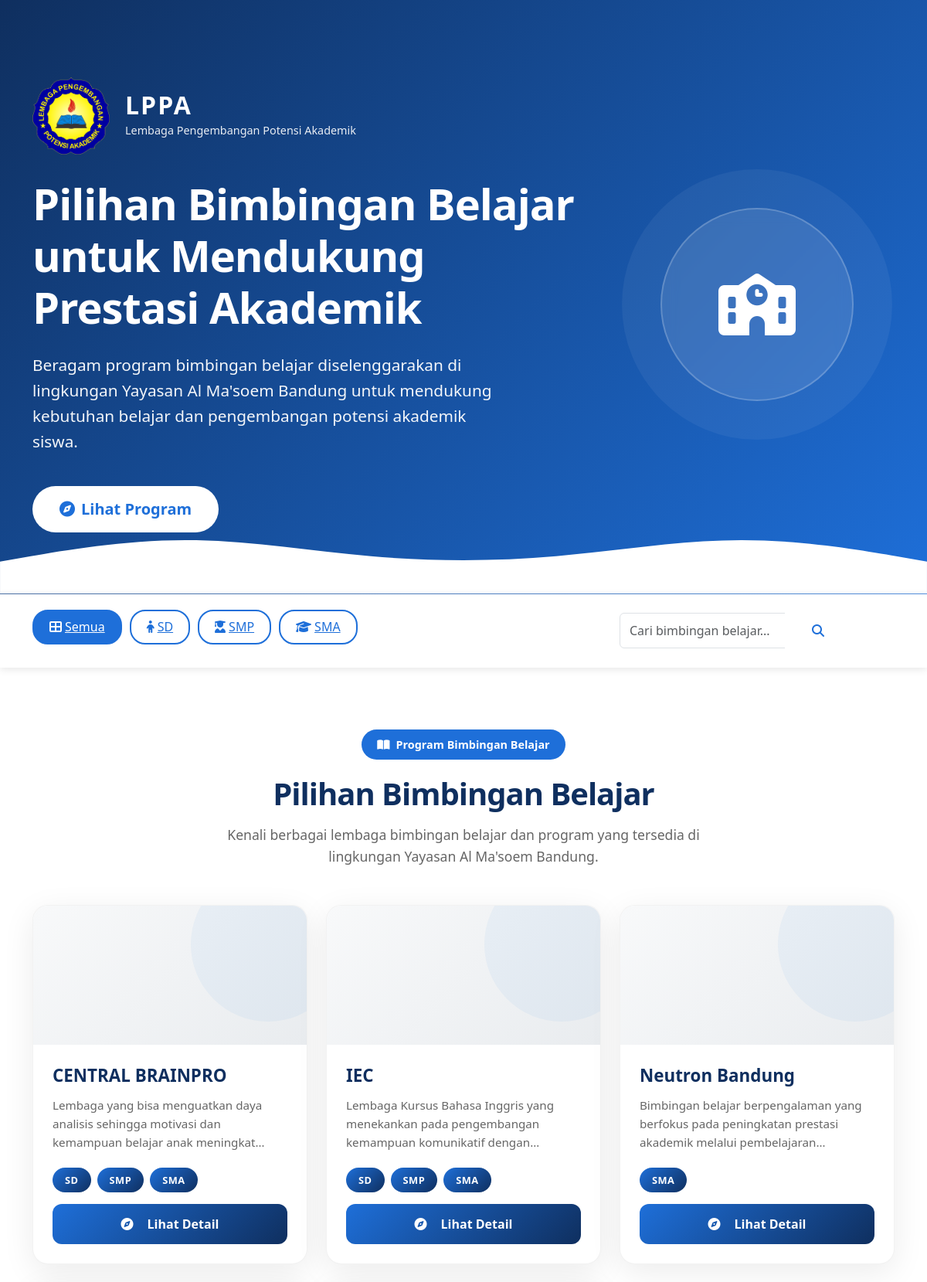
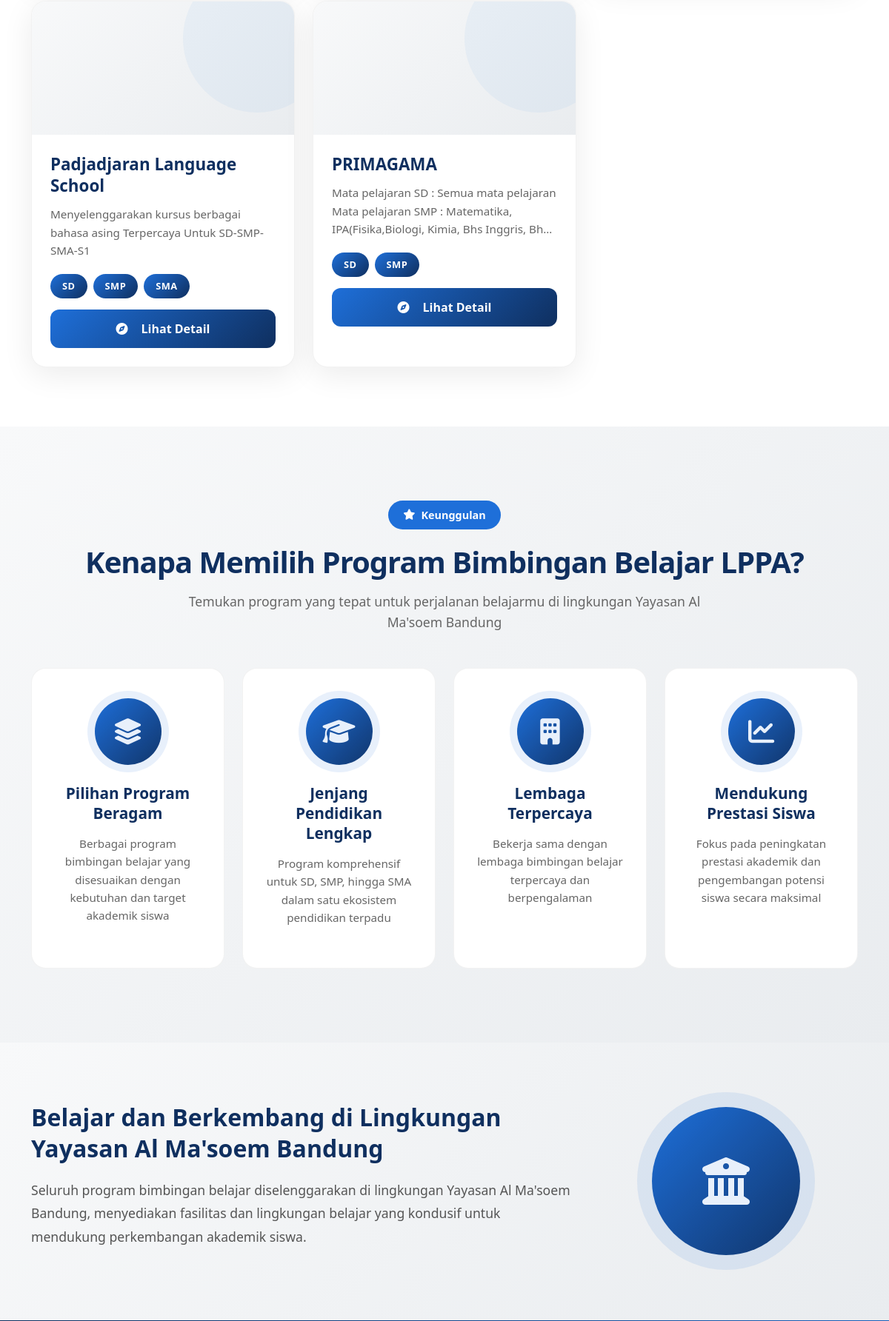
The app's page /bimbingan-belajar.php (upper part) with its own data (2 pictures, top to bottom).
### tables this page shows
CREATE TABLE `partners` (
  `id` int(11) NOT NULL,
  `user_id` int(11) DEFAULT NULL,
  `nama_mitra` varchar(150) NOT NULL,
  `penanggung_jawab` varchar(120) DEFAULT NULL,
  `telepon` varchar(30) DEFAULT NULL,
  `email` varchar(120) DEFAULT NULL,
  `alamat` text DEFAULT NULL,
  `tanggal_mulai` date DEFAULT NULL,
  `status` enum('aktif','nonaktif') NOT NULL DEFAULT 'aktif',
  `persentase_bagi_hasil` decimal(5,2) NOT NULL DEFAULT 15.00,
  `keterangan` text DEFAULT NULL,
  `created_at` timestamp NOT NULL DEFAULT current_timestamp(),
  `tax_enabled` tinyint(1) NOT NULL DEFAULT 0 COMMENT 'Apakah pajak diaktifkan untuk mitra ini',
  `tax_percentage` decimal(5,2) NOT NULL DEFAULT 0.00 COMMENT 'Persentase pajak (0-100)',
  `tax_manual_nominal` decimal(14,2) DEFAULT 0.00,
  `tax_method` enum('none','percentage','manual') NOT NULL DEFAULT 'none',
  `public_programs` text DEFAULT NULL,
  `public_levels` text DEFAULT NULL,
  `public_program_unggulan` text DEFAULT NULL,
  `public_website` varchar(255) DEFAULT NULL,
  `public_whatsapp` varchar(30) DEFAULT NULL,
  `public_address` text DEFAULT NULL,
  `public_logo` varchar(255) DEFAULT NULL,
  `public_cover` varchar(255) DEFAULT NULL,
  `is_public` tinyint(1) NOT NULL DEFAULT 1,
  `display_order` int(11) NOT NULL DEFAULT 0,
  `public_description` text DEFAULT NULL,
  `deskripsi_public` text DEFAULT NULL,
  `keunggulan_public` text DEFAULT NULL,
  `video_url` varchar(500) DEFAULT NULL,
  `video_platform` enum('youtube','drive','other') DEFAULT 'youtube'
);

### config/database.php (called while the page is built, shortened)
<?php
function db(): PDO {
    static $pdo = null;
    if ($pdo === null) {
        $dsn = 'mysql:host=' . DB_HOST . ';dbname=' . DB_NAME . ';charset=' . DB_CHARSET;
        try {
            $pdo = new PDO($dsn, DB_USER, DB_PASS, [
                PDO::ATTR_ERRMODE            => PDO::ERRMODE_EXCEPTION,
                PDO::ATTR_DEFAULT_FETCH_MODE => PDO::FETCH_ASSOC,
                PDO::ATTR_EMULATE_PREPARES   => false,
            ]);
        } catch (PDOException $e) {
            die('Koneksi database gagal: ' . htmlspecialchars($e->getMessage()));
        }
    }
    return $pdo;
}

### bimbingan-belajar.php (the view, shortened to what this page needs)
<?php
require_once __DIR__ . '/config/database.php';
function base_url($path = '') {
    $protocol = isset($_SERVER['HTTPS']) && $_SERVER['HTTPS'] === 'on' ? 'https' : 'http';
    $host = $_SERVER['HTTP_HOST'];
    $base = rtrim(dirname($_SERVER['SCRIPT_NAME']), '/');
    return $protocol . '://' . $host . $base . '/' . ltrim($path, '/');
}
$filterLevel = $_GET['level'] ?? 'all';
$search = $_GET['search'] ?? '';
$where = "p.is_public = 1 AND p.status = 'aktif'";
$params = [];
$lembaga = db()->prepare(
    "SELECT p.*,
            CASE
                WHEN p.public_logo IS NOT NULL AND p.public_logo != '' THEN p.public_logo
                ELSE NULL
            END as logo_url
     FROM partners p
     WHERE $where
     ORDER BY p.display_order ASC, p.nama_mitra ASC"
);
$lembaga->execute($params);
$lembaga = $lembaga->fetchAll();
?>
<!DOCTYPE html>
<html lang="id">
<head>
    <link href="https://cdn.jsdelivr.net/npm/bootstrap@5.3.3/dist/css/bootstrap.min.css" rel="stylesheet">
    <link href="https://cdnjs.cloudflare.com/ajax/libs/font-awesome/6.4.0/css/all.min.css" rel="stylesheet">
</head>
<body>
    <section class="hero">
        <div class="container">
            <div class="row align-items-center">
                <div class="col-lg-8">
                    <div class="hero-content">
                        <div class="hero-identity">
                            <img src="<?= base_url('assets/images/LPPA.png') ?>" alt="LPPA Logo" class="lppa-logo">
                            <div class="lppa-name">
                                <div class="lppa-acronym">LPPA</div>
                                <div class="lppa-fullname">Lembaga Pengembangan Potensi Akademik</div>
                            </div>
                        </div>
                        <h1>Pilihan Bimbingan Belajar untuk Mendukung Prestasi Akademik</h1>
                        <p class="hero-subtitle">
                            Beragam program bimbingan belajar diselenggarakan di lingkungan Yayasan Al Ma'soem Bandung
                            untuk mendukung kebutuhan belajar dan pengembangan potensi akademik siswa.
                        </p>
                        <div class="hero-cta">
                            <a href="#bimbingan-belajar" class="btn btn-primary btn-lg">
                                <i class="fas fa-compass me-2"></i>Lihat Program
                            </a>
                        </div>
                    </div>
                </div>
                <div class="col-lg-4">
                    <div class="hero-visual">
                        <div class="hero-icon-wrapper">
                            <i class="fas fa-school"></i>
                        </div>
                        <div class="hero-decoration"></div>
                    </div>
                </div>
            </div>
        </div>
        <div class="hero-wave">
        </div>
    </section>
    <section class="filters" id="bimbingan-belajar">
        <div class="container">
            <div class="row align-items-center">
                <div class="col-md-8">
                    <div class="d-flex flex-wrap">
                        <a href="?level=all" class="filter-btn <?= $filterLevel === 'all' ? 'active' : '' ?>">
                            <i class="fas fa-th-large me-1"></i>Semua
                        </a>
                        <a href="?level=SD" class="filter-btn <?= $filterLevel === 'SD' ? 'active' : '' ?>">
                            <i class="fas fa-child me-1"></i>SD
                        </a>
                        <a href="?level=SMP" class="filter-btn <?= $filterLevel === 'SMP' ? 'active' : '' ?>">
                            <i class="fas fa-user-graduate me-1"></i>SMP
                        </a>
                        <a href="?level=SMA" class="filter-btn <?= $filterLevel === 'SMA' ? 'active' : '' ?>">
                            <i class="fas fa-graduation-cap me-1"></i>SMA
                        </a>
                    </div>
                </div>
                <div class="col-md-4">
                    <form action="" method="GET" class="search-box">
                        <div class="input-group">
                            <input type="text" name="search" class="form-control" placeholder="Cari bimbingan belajar..." value="<?= htmlspecialchars($search) ?>">
                            <button type="submit" class="btn btn-primary">
                                <i class="fas fa-search"></i>
                            </button>
                        </div>
                    </form>
                </div>
            </div>
        </div>
    </section>
    <section class="bimbingan-belajar-section" id="bimbingan-belajar">
        <div class="container">
            <div class="section-header text-center mb-5">
                <div class="section-badge">
                    <i class="fas fa-book-open me-2"></i>Program Bimbingan Belajar
                </div>
                <h2 class="section-title">Pilihan Bimbingan Belajar</h2>
                <p class="section-subtitle">
                    Kenali berbagai lembaga bimbingan belajar dan program yang tersedia di lingkungan Yayasan Al Ma'soem Bandung.
                </p>
            </div>
            <?php if (empty($lembaga)): ?>
                <div class="no-results">
                    <i class="fas fa-search"></i>
                    <h3>Tidak ada bimbingan belajar ditemukan</h3>
                    <p>Coba ubah filter atau kata kunci pencarian Anda.</p>
                </div>
            <?php else: ?>
                <div class="row g-4">
                    <?php foreach ($lembaga as $item): ?>
                        <div class="col-lg-4 col-md-6">
                            <div class="partner-card">
                                <div class="partner-logo-wrapper">
                                </div>
                                <div class="partner-card-body">
                                    <h3 class="partner-name"><?= htmlspecialchars($item['nama_mitra']) ?></h3>
                                    <?php if (!empty($item['public_description'])): ?>
                                        <p class="partner-desc"><?= htmlspecialchars($item['public_description']) ?></p>
                                    <?php endif; ?>
                                    <?php if (!empty($item['public_levels'])): ?>
                                        <div class="partner-levels">
                                            <?php
                                            $levels = explode(',', $item['public_levels']);
                                            foreach ($levels as $level):
                                                $level = trim($level);
                                                if (!empty($level)):
                                            ?>
                                                <span class="partner-level"><?= htmlspecialchars($level) ?></span>
                                            <?php
                                                endif;
                                            endforeach;
                                            ?>
                                        </div>
                                    <?php endif; ?>
                                    <a href="bimbingan-belajar-detail?id=<?= $item['id'] ?>" class="btn btn-explore">
                                        <i class="fas fa-compass me-2"></i>Lihat Detail
                                    </a>
                                </div>
                            </div>
                        </div>
                    <?php endforeach; ?>
                </div>
            <?php endif; ?>
        </div>
    </section>
    <section class="features-section" id="why-choose">
        <div class="container">
            <div class="section-header text-center mb-5">
                <div class="section-badge">
                    <i class="fas fa-star me-2"></i>Keunggulan
                </div>
                <h2 class="section-title">Kenapa Memilih Program Bimbingan Belajar LPPA?</h2>
                <p class="section-subtitle">
                    Temukan program yang tepat untuk perjalanan belajarmu di lingkungan Yayasan Al Ma'soem Bandung
                </p>
            </div>
            <div class="row g-4">
                <div class="col-lg-3 col-md-6">
                    <div class="feature-card">
                        <div class="feature-icon-wrapper">
                            <i class="fas fa-layer-group"></i>
                        </div>
                        <h3 class="feature-title">Pilihan Program Beragam</h3>
                        <p class="feature-desc">
                            Berbagai program bimbingan belajar yang disesuaikan dengan kebutuhan dan target akademik siswa
                        </p>
                    </div>
                </div>
                <div class="col-lg-3 col-md-6">
                    <div class="feature-card">
                        <div class="feature-icon-wrapper">
                            <i class="fas fa-graduation-cap"></i>
                        </div>
                        <h3 class="feature-title">Jenjang Pendidikan Lengkap</h3>
                        <p class="feature-desc">
                            Program komprehensif untuk SD, SMP, hingga SMA dalam satu ekosistem pendidikan terpadu
                        </p>
                    </div>
                </div>
                <div class="col-lg-3 col-md-6">
                    <div class="feature-card">
                        <div class="feature-icon-wrapper">
                            <i class="fas fa-building"></i>
                        </div>
                        <h3 class="feature-title">Lembaga Terpercaya</h3>
                        <p class="feature-desc">
                            Bekerja sama dengan lembaga bimbingan belajar terpercaya dan berpengalaman
                        </p>
                    </div>
                </div>
                <div class="col-lg-3 col-md-6">
                    <div class="feature-card">
                        <div class="feature-icon-wrapper">
                            <i class="fas fa-chart-line"></i>
                        </div>
                        <h3 class="feature-title">Mendukung Prestasi Siswa</h3>
                        <p class="feature-desc">
                            Fokus pada peningkatan prestasi akademik dan pengembangan potensi siswa secara maksimal
                        </p>
                    </div>
                </div>
            </div>
        </div>
    </section>
    <section class="yayasan-section">
        <div class="container">
            <div class="row align-items-center">
                <div class="col-lg-8">
                    <div class="yayasan-content">
                        <h2>Belajar dan Berkembang di Lingkungan Yayasan Al Ma'soem Bandung</h2>
                        <p>
                            Seluruh program bimbingan belajar diselenggarakan di lingkungan Yayasan Al Ma'soem Bandung,
                            menyediakan fasilitas dan lingkungan belajar yang kondusif untuk mendukung perkembangan akademik siswa.
                        </p>
                    </div>
                </div>
                <div class="col-lg-4">
                    <div class="yayasan-visual">
                        <div class="yayasan-icon-wrapper">
                            <i class="fas fa-university"></i>
                        </div>
                    </div>
                </div>
            </div>
        </div>
    </section>
</body>
</html>

### records on screen
partners: nama_mitra "CENTRAL BRAINPRO", public_description "Lembaga yang bisa menguatkan daya analisis sehingga motivasi dan kemampuan belajar anak…", public_levels "SD", public_levels "SMP", public_levels "SMA"
partners: nama_mitra "IEC", public_description "Lembaga Kursus Bahasa Inggris yang menekankan pada pengembangan kemampuan komunikatif…", public_levels "SD", public_levels "SMP", public_levels "SMA"
partners: nama_mitra "Neutron Bandung", public_description "Bimbingan belajar berpengalaman yang berfokus pada peningkatan prestasi akademik melalui…", public_levels "SMA"
partners: nama_mitra "Padjadjaran Language School", public_description "Menyelenggarakan kursus berbagai bahasa asing Terpercaya Untuk SD-SMP-SMA-S1", public_levels "SD", public_levels "SMP", public_levels "SMA"
partners: nama_mitra "PRIMAGAMA", public_description "Mata pelajaran SD : Semua mata pelajaran Mata pelajaran SMP : Matematika, IPA(Fisika,Biologi, Kimia, Bhs Inggris,…", public_levels "SD", public_levels "SMP"
